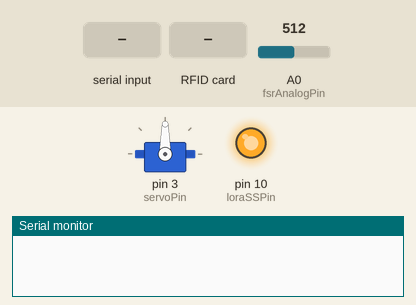
This sketch was run on a simulated Arduino Uno, built with avr-gcc and run on an emulated ATmega328P. On the bench: servo, output pins drawn as LEDs (lit = HIGH), the last lines printed to the serial monitor. Inputs (shaded band) come from the test bench; at power-on: A0 (fsrAnalogPin) = 512.

Above: at 1.2 s.
1.3 s: "unlock\n" received over Serial
At 5.8 s:
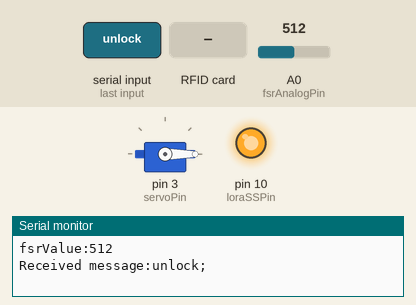
6.5 s: RFID card 5E 7A 19 C4 held to the reader
At 10.8 s:
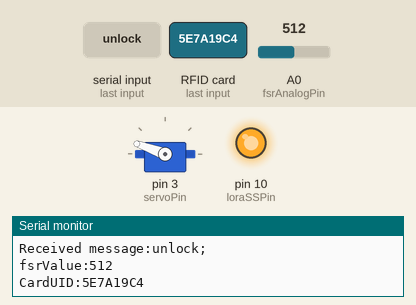
11.5 s: byte 10 ('\n') received over Serial
Timing chart, 0 to 14.5 s (numbered marks = the images above; inputs shaded):
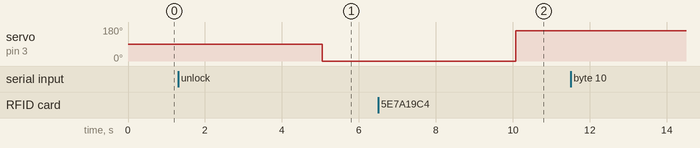

The sketch:

arduino-serial.ino
```cpp
/*
 * Generated Messages over Serial:
 *  fsrValue:800
 *  CardUID:4511E552
 *  Received message: unlock;
 *  fsrValue:0
 *
 */

#include <SPI.h>        // RC522 Module uses SPI protocol
#include "MFRC522.h"  // Library for Mifare RC522 Devices
#include <Servo.h>


#define fsrAnalogPin A0 // FSR is connected to analog 0
#define servoPin 3 // Pin for servo
#define loraSSPin 10 // Pin for Slave Select Lora Shield
#define rfidSSPin 9 // Pin for Slave Select RFID Shield
#define rfidRST_PIN 8

#define STATE_EMPTY 0
#define STATE_FULL 1
#define STATE_LOCKED 2
int state = 0;


MFRC522 rfid(rfidSSPin, rfidRST_PIN);
MFRC522::MIFARE_Key key;

Servo myservo;  // create servo object to control a servo
String inputString = "";         // a string to hold incoming data
boolean stringComplete = false;  // whether the string is complete

void setup() {
  myservo.attach(servoPin);  // attaches the servo on pin 9 to the servo object

  // Disable Lora shield since we use usb communication for the moment.
  pinMode(loraSSPin, OUTPUT);
  digitalWrite(loraSSPin, HIGH);

  // Setup RFID
  SPI.begin(); // Init SPI bus
  rfid.PCD_Init(); // Init MFRC522

  for (byte i = 0; i < 6; i++) {
    key.keyByte[i] = 0xFF;
  }

  Serial.begin(9600);
  while (!Serial) ; // Wait for serial port to be available

  // reserve 200 bytes for the inputString:
  inputString.reserve(200);

}

void loop() {
  switch(state){
    case(STATE_EMPTY):
      StateEmpty();
      break;
    case(STATE_FULL):
      StateFull();
      break;
    case(STATE_LOCKED):
      StateLocked();
      break;
  }

}

void StateEmpty(){
  if(GetFsrValue() > 0){
    state = STATE_FULL;
  } else {
    delay(1000);
  }
}

void StateLocked(){
  if(stringComplete){
    // TODO remove debugging info
    Serial.print(F("Received message:"));
    Serial.print(inputString);
    Serial.println(";");

    if(inputString == "unlock"){
      Open();
      state = STATE_FULL;
    }
    // clear the string:
    inputString = "";
    stringComplete = false;
  }
  ReadAndPrintRfid();
}

// Close after a delay, so you have time to close the lid.
void StateFull(){
  delay(5000);
  int fsrValue = GetFsrValue();
  if(fsrValue > 0){
    Close();
    printFsrValue(fsrValue);
    state = STATE_LOCKED;
  } else {
    printFsrValue(fsrValue);
    state = STATE_EMPTY;
  }
}

int GetFsrValue(){
  return analogRead(fsrAnalogPin);
}

void Close(){
  myservo.write(160);
}

void Open(){
    myservo.write(0);
}

void printFsrValue(int value){
    Serial.print("fsrValue:");
    Serial.print(value);
    Serial.println();
}

void ReadAndPrintRfid(){
  if (rfid.PICC_IsNewCardPresent() && rfid.PICC_ReadCardSerial()) {
    Serial.print(F("CardUID:"));
    printHex(rfid.uid.uidByte, rfid.uid.size);
    Serial.println();
  }
  // Halt PICC
  rfid.PICC_HaltA();
  // Stop encryption on PCD
  rfid.PCD_StopCrypto1();
}

/**
 * Helper routine to dump a byte array as hex values to Serial.
 */
void printHex(byte *buffer, byte bufferSize) {
  for (byte i = 0; i < bufferSize; i++) {
    Serial.print(buffer[i] < 0x10 ? "0" : "");
    Serial.print(buffer[i], HEX);
  }
}

/*
  SerialEvent occurs whenever a new data comes in the
 hardware serial RX.  This routine is run between each
 time loop() runs, so using delay inside loop can delay
 response.  Multiple bytes of data may be available.
 */
void serialEvent() {
  while (Serial.available()) {
    // get the new byte:
    char inChar = (char)Serial.read();
    // if the incoming character is a newline, set a flag
    // so the main loop can do something about it:
    if (inChar == '\n') {
      stringComplete = true;
    } else {
      // add it to the inputString:
      inputString += inChar;
    }
  }
}
```

Measured:
- after the input at 1.3 s, servo on pin 3 (servoPin): 90° → 0° after 3.8 s
